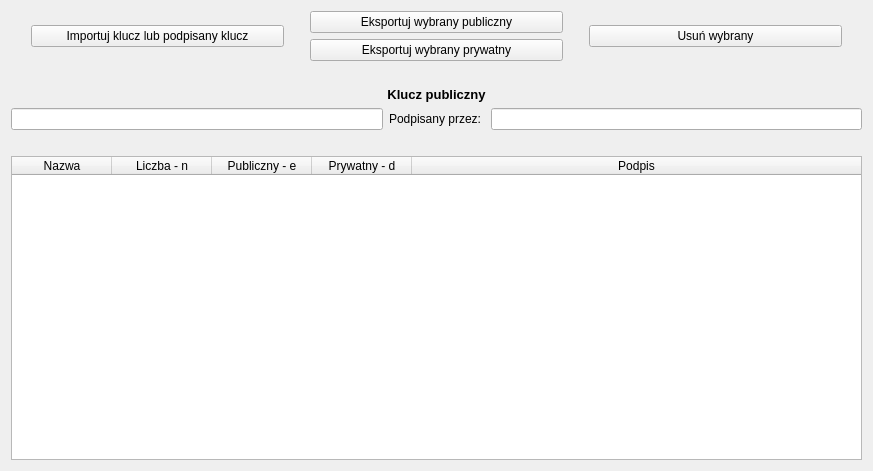
<?xml version="1.0" encoding="UTF-8"?>
<ui version="4.0">
 <class>Form</class>
 <widget class="QWidget" name="Form">
  <property name="geometry">
   <rect>
    <x>0</x>
    <y>0</y>
    <width>873</width>
    <height>471</height>
   </rect>
  </property>
  <property name="windowTitle">
   <string>Biblioteka kluczy</string>
  </property>
  <layout class="QGridLayout" name="gridLayout_2">
   <item row="0" column="0">
    <layout class="QVBoxLayout" name="verticalLayout">
     <item>
      <layout class="QHBoxLayout" name="horizontalLayout">
       <item>
        <spacer name="verticalSpacer_2">
         <property name="orientation">
          <enum>Qt::Vertical</enum>
         </property>
         <property name="sizeType">
          <enum>QSizePolicy::Minimum</enum>
         </property>
         <property name="sizeHint" stdset="0">
          <size>
           <width>20</width>
           <height>40</height>
          </size>
         </property>
        </spacer>
       </item>
       <item>
        <widget class="QPushButton" name="wczytajNowy">
         <property name="text">
          <string>Importuj klucz lub podpisany klucz</string>
         </property>
        </widget>
       </item>
       <item>
        <spacer name="verticalSpacer">
         <property name="orientation">
          <enum>Qt::Vertical</enum>
         </property>
         <property name="sizeType">
          <enum>QSizePolicy::Minimum</enum>
         </property>
         <property name="sizeHint" stdset="0">
          <size>
           <width>20</width>
           <height>40</height>
          </size>
         </property>
        </spacer>
       </item>
       <item>
        <layout class="QVBoxLayout" name="verticalLayout_2">
         <item>
          <widget class="QPushButton" name="exportujWybrany">
           <property name="text">
            <string>Eksportuj wybrany publiczny</string>
           </property>
          </widget>
         </item>
         <item>
          <widget class="QPushButton" name="exportujCaly">
           <property name="text">
            <string>Eksportuj wybrany prywatny</string>
           </property>
          </widget>
         </item>
        </layout>
       </item>
       <item>
        <spacer name="verticalSpacer_3">
         <property name="orientation">
          <enum>Qt::Vertical</enum>
         </property>
         <property name="sizeType">
          <enum>QSizePolicy::Minimum</enum>
         </property>
         <property name="sizeHint" stdset="0">
          <size>
           <width>20</width>
           <height>40</height>
          </size>
         </property>
        </spacer>
       </item>
       <item>
        <widget class="QPushButton" name="usunWybrany">
         <property name="text">
          <string>Usuń wybrany</string>
         </property>
        </widget>
       </item>
       <item>
        <spacer name="verticalSpacer_5">
         <property name="orientation">
          <enum>Qt::Vertical</enum>
         </property>
         <property name="sizeType">
          <enum>QSizePolicy::Minimum</enum>
         </property>
         <property name="sizeHint" stdset="0">
          <size>
           <width>20</width>
           <height>40</height>
          </size>
         </property>
        </spacer>
       </item>
      </layout>
     </item>
     <item>
      <spacer name="horizontalSpacer_2">
       <property name="orientation">
        <enum>Qt::Horizontal</enum>
       </property>
       <property name="sizeHint" stdset="0">
        <size>
         <width>40</width>
         <height>20</height>
        </size>
       </property>
      </spacer>
     </item>
     <item>
      <widget class="QLabel" name="labelOdczytKlucza">
       <property name="font">
        <font>
         <pointsize>10</pointsize>
         <weight>75</weight>
         <bold>true</bold>
        </font>
       </property>
       <property name="text">
        <string>Klucz publiczny</string>
       </property>
       <property name="alignment">
        <set>Qt::AlignCenter</set>
       </property>
      </widget>
     </item>
     <item>
      <layout class="QHBoxLayout" name="horizontalLayout_2">
       <item>
        <widget class="QLineEdit" name="odczytKluczaPublicznego"/>
       </item>
       <item>
        <widget class="QLabel" name="label">
         <property name="text">
          <string>Podpisany przez: </string>
         </property>
        </widget>
       </item>
       <item>
        <widget class="QLineEdit" name="odczytPodpisu"/>
       </item>
      </layout>
     </item>
     <item>
      <spacer name="horizontalSpacer">
       <property name="orientation">
        <enum>Qt::Horizontal</enum>
       </property>
       <property name="sizeHint" stdset="0">
        <size>
         <width>40</width>
         <height>20</height>
        </size>
       </property>
      </spacer>
     </item>
     <item>
      <widget class="QTableWidget" name="tabelaKluczy">
       <property name="sizeAdjustPolicy">
        <enum>QAbstractScrollArea::AdjustToContents</enum>
       </property>
       <property name="editTriggers">
        <set>QAbstractItemView::NoEditTriggers</set>
       </property>
       <property name="selectionMode">
        <enum>QAbstractItemView::SingleSelection</enum>
       </property>
       <property name="selectionBehavior">
        <enum>QAbstractItemView::SelectRows</enum>
       </property>
       <property name="wordWrap">
        <bool>false</bool>
       </property>
       <attribute name="horizontalHeaderCascadingSectionResizes">
        <bool>true</bool>
       </attribute>
       <attribute name="horizontalHeaderStretchLastSection">
        <bool>true</bool>
       </attribute>
       <attribute name="verticalHeaderStretchLastSection">
        <bool>false</bool>
       </attribute>
       <column>
        <property name="text">
         <string>Nazwa</string>
        </property>
       </column>
       <column>
        <property name="text">
         <string>Liczba - n</string>
        </property>
       </column>
       <column>
        <property name="text">
         <string>Publiczny - e</string>
        </property>
       </column>
       <column>
        <property name="text">
         <string>Prywatny - d</string>
        </property>
       </column>
       <column>
        <property name="text">
         <string>Podpis</string>
        </property>
       </column>
      </widget>
     </item>
    </layout>
   </item>
  </layout>
 </widget>
 <resources/>
 <connections/>
</ui>
